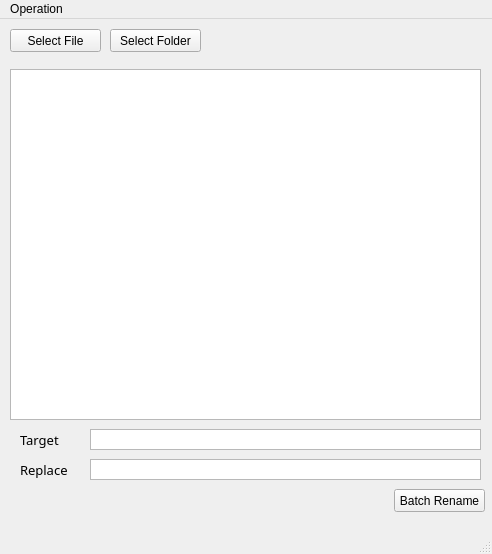
<?xml version="1.0" encoding="UTF-8"?>
<ui version="4.0">
 <class>BatchRenameWin</class>
 <widget class="QMainWindow" name="BatchRenameWin">
  <property name="geometry">
   <rect>
    <x>0</x>
    <y>0</y>
    <width>492</width>
    <height>554</height>
   </rect>
  </property>
  <property name="windowTitle">
   <string>Batch Rename</string>
  </property>
  <widget class="QWidget" name="centralwidget">
   <widget class="QPushButton" name="btnSelect">
    <property name="geometry">
     <rect>
      <x>10</x>
      <y>10</y>
      <width>91</width>
      <height>23</height>
     </rect>
    </property>
    <property name="text">
     <string>Select File</string>
    </property>
   </widget>
   <widget class="QListView" name="listView">
    <property name="geometry">
     <rect>
      <x>10</x>
      <y>50</y>
      <width>471</width>
      <height>351</height>
     </rect>
    </property>
   </widget>
   <widget class="QPushButton" name="btnSelectFolder">
    <property name="geometry">
     <rect>
      <x>110</x>
      <y>10</y>
      <width>91</width>
      <height>23</height>
     </rect>
    </property>
    <property name="text">
     <string>Select Folder</string>
    </property>
   </widget>
   <widget class="QPushButton" name="btnChange">
    <property name="geometry">
     <rect>
      <x>394</x>
      <y>470</y>
      <width>91</width>
      <height>23</height>
     </rect>
    </property>
    <property name="text">
     <string>Batch Rename</string>
    </property>
   </widget>
   <widget class="QTextEdit" name="txtFirst">
    <property name="geometry">
     <rect>
      <x>90</x>
      <y>410</y>
      <width>391</width>
      <height>21</height>
     </rect>
    </property>
    <property name="verticalScrollBarPolicy">
     <enum>Qt::ScrollBarAlwaysOff</enum>
    </property>
   </widget>
   <widget class="QTextEdit" name="txtSecond">
    <property name="geometry">
     <rect>
      <x>90</x>
      <y>440</y>
      <width>391</width>
      <height>21</height>
     </rect>
    </property>
    <property name="verticalScrollBarPolicy">
     <enum>Qt::ScrollBarAlwaysOff</enum>
    </property>
   </widget>
   <widget class="QLabel" name="lab1">
    <property name="geometry">
     <rect>
      <x>20</x>
      <y>410</y>
      <width>61</width>
      <height>21</height>
     </rect>
    </property>
    <property name="font">
     <font>
      <family>微软雅黑</family>
      <pointsize>10</pointsize>
     </font>
    </property>
    <property name="text">
     <string>Target</string>
    </property>
   </widget>
   <widget class="QLabel" name="lab2">
    <property name="geometry">
     <rect>
      <x>20</x>
      <y>440</y>
      <width>61</width>
      <height>21</height>
     </rect>
    </property>
    <property name="font">
     <font>
      <family>微软雅黑</family>
      <pointsize>10</pointsize>
     </font>
    </property>
    <property name="text">
     <string>Replace</string>
    </property>
   </widget>
  </widget>
  <widget class="QMenuBar" name="menubar">
   <property name="geometry">
    <rect>
     <x>0</x>
     <y>0</y>
     <width>492</width>
     <height>23</height>
    </rect>
   </property>
   <widget class="QMenu" name="menuOperation">
    <property name="title">
     <string>Operation</string>
    </property>
   </widget>
   <addaction name="menuOperation"/>
  </widget>
  <widget class="QStatusBar" name="statusbar"/>
 </widget>
 <resources/>
 <connections/>
</ui>
